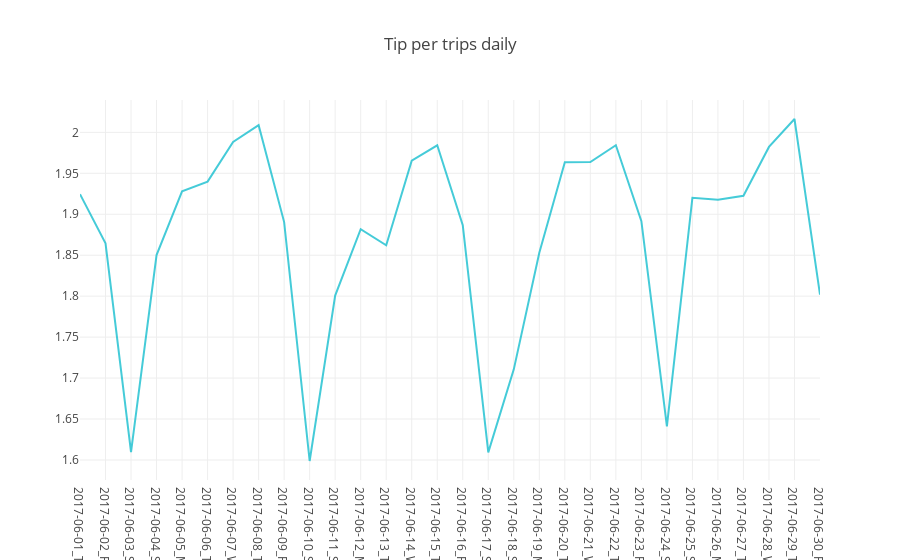

The code cell stored with this chart in its notebook:
### Code cell
def get_average_tip(df):
    return df['tip_amount'].sum()/float(len(df))

summary_day_average_tip = pd.DataFrame(sub_df.groupby(['tpep_pickup_datetime_date_day']).apply(get_average_tip))


summary_day_average_tip = summary_day_average_tip.rename(columns = {0:'average_tip'})
summary_day_average_tip.reset_index(level=0, inplace=True)


data = go.Scatter(
                x=summary_day_average_tip['tpep_pickup_datetime_date_day'],
                y=summary_day_average_tip['average_tip'],
                line = dict(color = '#17BECF'),
                opacity = 0.8)



layout = dict(
    title = "Tip per trips daily",

)

fig = dict(data=[data], layout=layout)
plotly.offline.iplot(fig, filename = "Tip per trips daily")

### Figure 1 — Plotly figure (JSON) as saved in the notebook; plotly's stock layout.template omitted (floating-point values rounded to 4 significant figures)
{"data": [{"line": {"color": "#17BECF"}, "opacity": 0.8, "type": "scatter", "uid": "a9d0fcce-8d16-40c6-a594-0d96bb09d96a", "x": ["2017-06-01_Thursday", "2017-06-02_Friday", "2017-06-03_Saturday", "2017-06-04_Sunday", "2017-06-05_Monday", "2017-06-06_Tuesday", "2017-06-07_Wednesday", "2017-06-08_Thursday", "2017-06-09_Friday", "2017-06-10_Saturday", "2017-06-11_Sunday", "2017-06-12_Monday", "2017-06-13_Tuesday", "2017-06-14_Wednesday", "2017-06-15_Thursday", "2017-06-16_Friday", "2017-06-17_Saturday", "2017-06-18_Sunday", "2017-06-19_Monday", "2017-06-20_Tuesday", "2017-06-21_Wednesday", "2017-06-22_Thursday", "2017-06-23_Friday", "2017-06-24_Saturday", "2017-06-25_Sunday", "2017-06-26_Monday", "2017-06-27_Tuesday", "2017-06-28_Wednesday", "2017-06-29_Thursday", "2017-06-30_Friday"], "y": [1.925, 1.864, 1.61, 1.85, 1.928, 1.94, 1.988, 2.009, 1.89, 1.599, 1.801, 1.882, 1.862, 1.965, 1.984, 1.887, 1.609, 1.711, 1.853, 1.963, 1.964, 1.984, 1.892, 1.641, 1.92, 1.918, 1.923, 1.982, 2.016, 1.802]}], "layout": {"title": {"text": "Tip per trips daily"}}}
